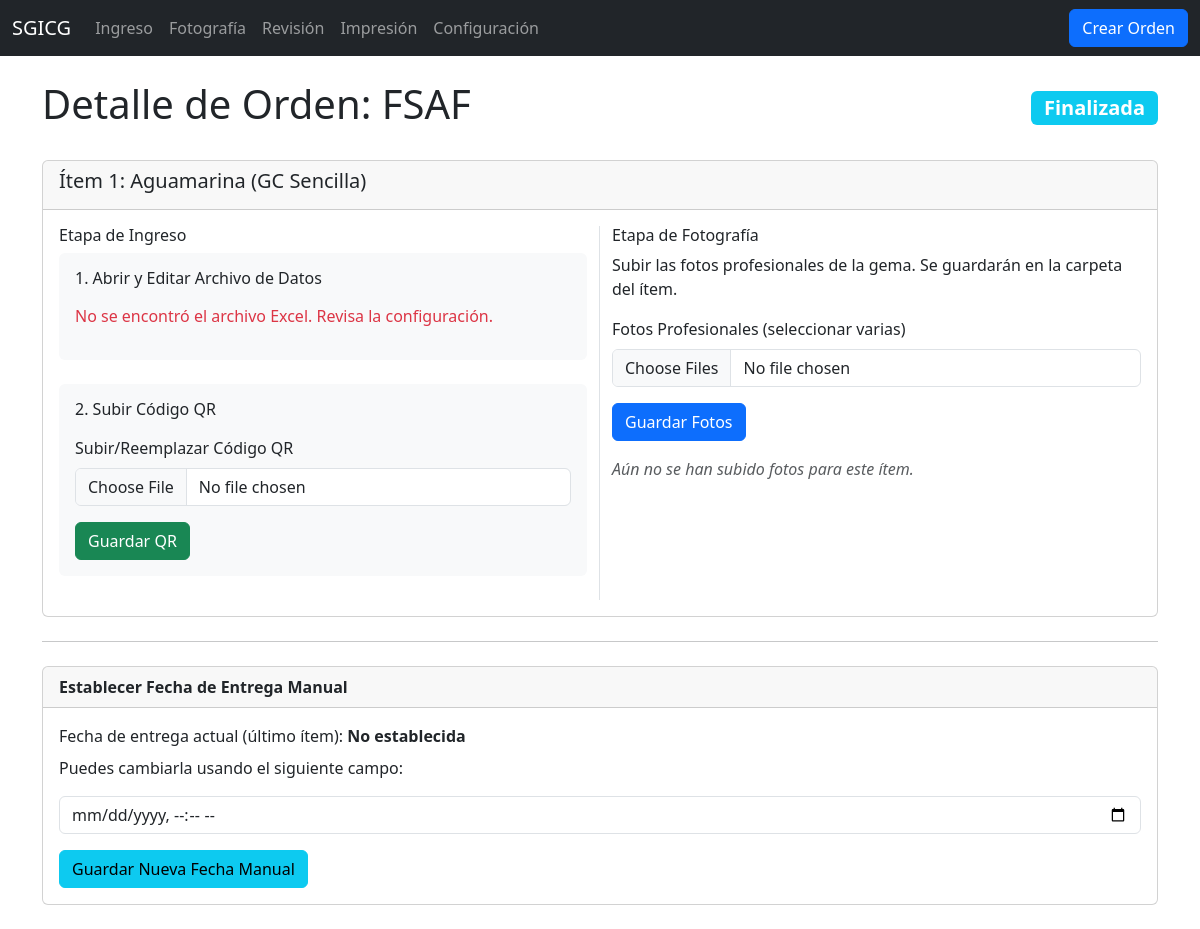
The app's page /orden/1/ with its own data.
### certificacion/models.py (models this page shows, shortened)
class Orden(models.Model):
    ETAPAS = [
        ('INGRESO', 'Ingreso'),
        ('FOTOGRAFIA', 'Fotografía'),
        ('REVISION', 'Revisión'),
        ('IMPRESION', 'Impresión'),
        ('FINALIZADA', 'Finalizada')
    ]
    numero_orden_facturacion = models.CharField(
        max_length=100,
        unique=True,
        verbose_name="Número de Orden (Facturación)",
        db_index=True
    )
    estado_actual = models.CharField(
        max_length=20,
        choices=ETAPAS,
        default='INGRESO',
        db_index=True
    )
    fecha_creacion = models.DateTimeField(auto_now_add=True, db_index=True)
    fecha_cierre = models.DateTimeField(blank=True, null=True)
    class Meta:
        ordering = ['-fecha_creacion']
        indexes = [
            models.Index(fields=['estado_actual', 'fecha_creacion']),
        ]

class Item(models.Model):
    TIPO_CERT_CHOICES = [
        ('GC_SENCILLA', 'GC Sencilla'),
        ('GC_COMPLETA', 'GC Completa'),
        ('ESCRITO', 'Escrito'),
        ('DIAMANTE', 'Diamante')
    ]
    QUE_ES_CHOICES = [
        ('JOYA', 'Joya'),
        ('LOTE', 'Lote de Gemas'),
        ('PIEDRA', 'Piedra(s) Suelta(s)'),
        ('VERBAL_A_GC', 'Verbal a GC'),
        ('REIMPRESION', 'Reimpresión')
    ]
    TIPO_JOYA_CHOICES = [
        ('ANILLO', 'Anillo'),
        ('DIJE', 'Dije'),
        ('TOPOS', 'Topos'),
        ('PULSERA', 'Pulsera'),
        ('PULSERA_TENIS', 'Pulsera Tenis'),
        ('SET', 'Set')
    ]
    METAL_CHOICES = [
        ('ORO', 'Oro'),
        ('ORO_AMARILLO', 'Oro Amarillo'),
        ('ORO_ROSA', 'Oro Rosa'),
        ('PLATA', 'Plata'),
        ('BLANCO', 'Blanco'),
        ('ROSA', 'Rosa'),
        ('NEGRO', 'Negro')
    ]
    orden = models.ForeignKey(Orden, related_name='items', on_delete=models.CASCADE)
    numero_item = models.PositiveIntegerField()
    fecha_limite_etapa = models.DateTimeField(blank=True, null=True, db_index=True)
    tipo_certificado = models.CharField(
        max_length=15,
        choices=TIPO_CERT_CHOICES,
        default='GC_SENCILLA'
    )
    que_es = models.CharField(max_length=15, choices=QUE_ES_CHOICES, default='JOYA')
    codigo_referencia = models.CharField(max_length=100, blank=True, null=True)
    tipo_joya = models.CharField(
        max_length=15,
        choices=TIPO_JOYA_CHOICES,
        blank=True,
        null=True
    )
    metal = models.CharField(max_length=15, choices=METAL_CHOICES, blank=True, null=True)
    cantidad_gemas = models.PositiveIntegerField(blank=True, null=True, default=1)
    componentes_set = models.CharField(max_length=255, blank=True, null=True)
    gema_principal = models.CharField(max_length=100, blank=True, null=True)
    forma_gema = models.CharField(max_length=100, default='Ninguno')
    peso_gema = models.DecimalField(
        max_digits=7,
        decimal_places=2,
        blank=True,
        null=True
    )
    comentarios = models.TextField(blank=True, null=True)
    nombre_excel = models.CharField(max_length=255, blank=True, null=True)
    qr_cargado = models.ImageField(upload_to=get_qr_upload_path, blank=True, null=True)
    texto_para_copiar = models.TextField(blank=True, null=True, help_text="Texto formateado con todos los datos del ítem")
    class Meta:
        ordering = ['numero_item']
        unique_together = ['orden', 'numero_item']
        indexes = [
            models.Index(fields=['orden', 'fecha_limite_etapa']),
        ]
    @property
    def unc_path_excel(self):
        if self.nombre_excel:
            orden_folder = f"ORDEN-{self.orden.id:04d}"
            item_folder = f"ITEM-{self.numero_item}"
            full_local_path = Path(settings.MEDIA_ROOT) / orden_folder / item_folder / self.nombre_excel
            return 'file:///' + full_local_path.as_posix()
        return None

### certificacion/views.py (the view, shortened to what this page needs)
# urls.py: path('orden/<int:orden_id>/', views.detalle_orden, name='detalle_orden'),
def detalle_orden(request, orden_id):
    try:
        orden = get_object_or_404(
            Orden.objects.prefetch_related('items__fotos'),
            id=orden_id
        )
        ultimo_item = orden.items.order_by('fecha_limite_etapa').last()
        initial_date = ultimo_item.fecha_limite_etapa if ultimo_item else None
        form = ManualDateForm(initial={'fecha_entrega_manual': initial_date})
        context = {'orden': orden, 'form': form}
        return render(request, 'detalle_orden.html', context)
    except Exception as e:
        logger.error(f"Error en detalle de orden {orden_id}: {str(e)}")
        messages.error(request, "Error al cargar el detalle de la orden")
        return redirect('dashboard')

### certificacion/forms.py
class ManualDateForm(forms.Form):
    fecha_entrega_manual = forms.DateTimeField(
        widget=forms.DateTimeInput(attrs={'type': 'datetime-local', 'class': 'form-control'}),
        label="Fecha de Entrega Manual"
    )

### templates/detalle_orden.html (shortened to what this page needs)
{% extends "base.html" %}
{% block content %}
<div class="d-flex justify-content-between align-items-center mb-4">
    <h1>Detalle de Orden: {{ orden.numero_orden_facturacion }}</h1>
    <span class="badge bg-info fs-5">{{ orden.get_estado_actual_display }}</span>
</div>
<div class="row g-4">
{% for item in orden.items.all %}
    <div class="col-md-12">
        <div class="card">
            <div class="card-header">
                <h5>Ítem {{ item.numero_item }}: {{ item.gema_principal }} ({{ item.get_tipo_certificado_display }})</h5>
            </div>
            <div class="card-body">
                <div class="row">
                    <div class="col-md-6 border-end">
                        <h6>Etapa de Ingreso</h6>
                        <div class="mb-4 p-3 bg-light rounded">
                            <h6 class="mb-3">1. Abrir y Editar Archivo de Datos</h6>
                            {% if item.unc_path_excel %}
                                <a href="{{ item.unc_path_excel }}" class="btn btn-primary" target="_blank">
                                    Abrir Excel desde la Red
                                </a>
                                <div class="form-text mt-2">
                                    Recuerda guardar los cambios (Ctrl+S) en Excel para que se actualice en el servidor.
                                </div>
                            {% else %}
                                <p class="text-danger">No se encontró el archivo Excel. Revisa la configuración.</p>
                            {% endif %}
                        </div>
                        <div class="mb-4 p-3 bg-light rounded">
                            <h6 class="mb-3">2. Subir Código QR</h6>
                            <form method="POST" enctype="multipart/form-data">
                                <div class="mb-3">
                                    <label for="qr_code_{{ item.id }}" class="form-label">Subir/Reemplazar Código QR</label>
                                    <input class="form-control" type="file" name="qr_code" id="qr_code_{{ item.id }}" accept="image/*">
                                </div>
                                <button type="submit" name="subir_ingreso" class="btn btn-success">Guardar QR</button>
                            </form>
                        </div>
                    </div>
                    <div class="col-md-6">
                        <h6>Etapa de Fotografía</h6>
                        <p>Subir las fotos profesionales de la gema. Se guardarán en la carpeta del ítem.</p>
                        <form method="POST" enctype="multipart/form-data">
                            <div class="mb-3">
                                <label for="fotos_{{ item.id }}" class="form-label">Fotos Profesionales (seleccionar varias)</label>
                                <input class="form-control" type="file" name="fotos_profesionales" id="fotos_{{ item.id }}" multiple>
                            </div>
                            <button type="submit" name="subir_fotos" class="btn btn-primary">Guardar Fotos</button>
                        </form>
                        <div class="mt-3 row">
                            {% for foto in item.fotos.all %}
                            <div class="col-3 mb-3">
                                <a href="{{ foto.imagen.url }}" target="_blank">
                                    <img src="{{ foto.imagen.url }}" class="img-thumbnail" alt="Foto de {{ item.gema_principal }}">
                                </a>
                            </div>
                            {% empty %}
                            <p class="text-muted fst-italic">Aún no se han subido fotos para este ítem.</p>
                            {% endfor %}
                        </div>
                    </div>
                </div>
            </div>
        </div>
    </div>
{% endfor %}
</div>
<hr class="my-4">
<div class="card">
    <div class="card-header">
        <strong>Establecer Fecha de Entrega Manual</strong>
    </div>
    <div class="card-body">
        <form method="post" action="{% url 'set_manual_date' orden.id %}">
            <div class="mb-3">
                <label for="id_fecha_entrega_manual" class="form-label">
                    Fecha de entrega actual (último ítem):
                    <strong>
                        {% if orden.items.last.fecha_limite_etapa %}
                            {{ orden.items.last.fecha_limite_etapa|date:"Y-m-d H:i" }}
                        {% else %}
                            No establecida
                        {% endif %}
                    </strong>
                </label>
                <p>Puedes cambiarla usando el siguiente campo:</p>
                {{ form.fecha_entrega_manual }}
            </div>
            <button type="submit" class="btn btn-info">Guardar Nueva Fecha Manual</button>
        </form>
    </div>
</div>
{% endblock %}

### records on screen
Orden: numero_orden_facturacion "FSAF", estado_actual "Finalizada"
Item: numero_item "1", gema_principal "Aguamarina", tipo_certificado "GC Sencilla", shows "No se encontró el archivo Excel. Revisa la configuración."
